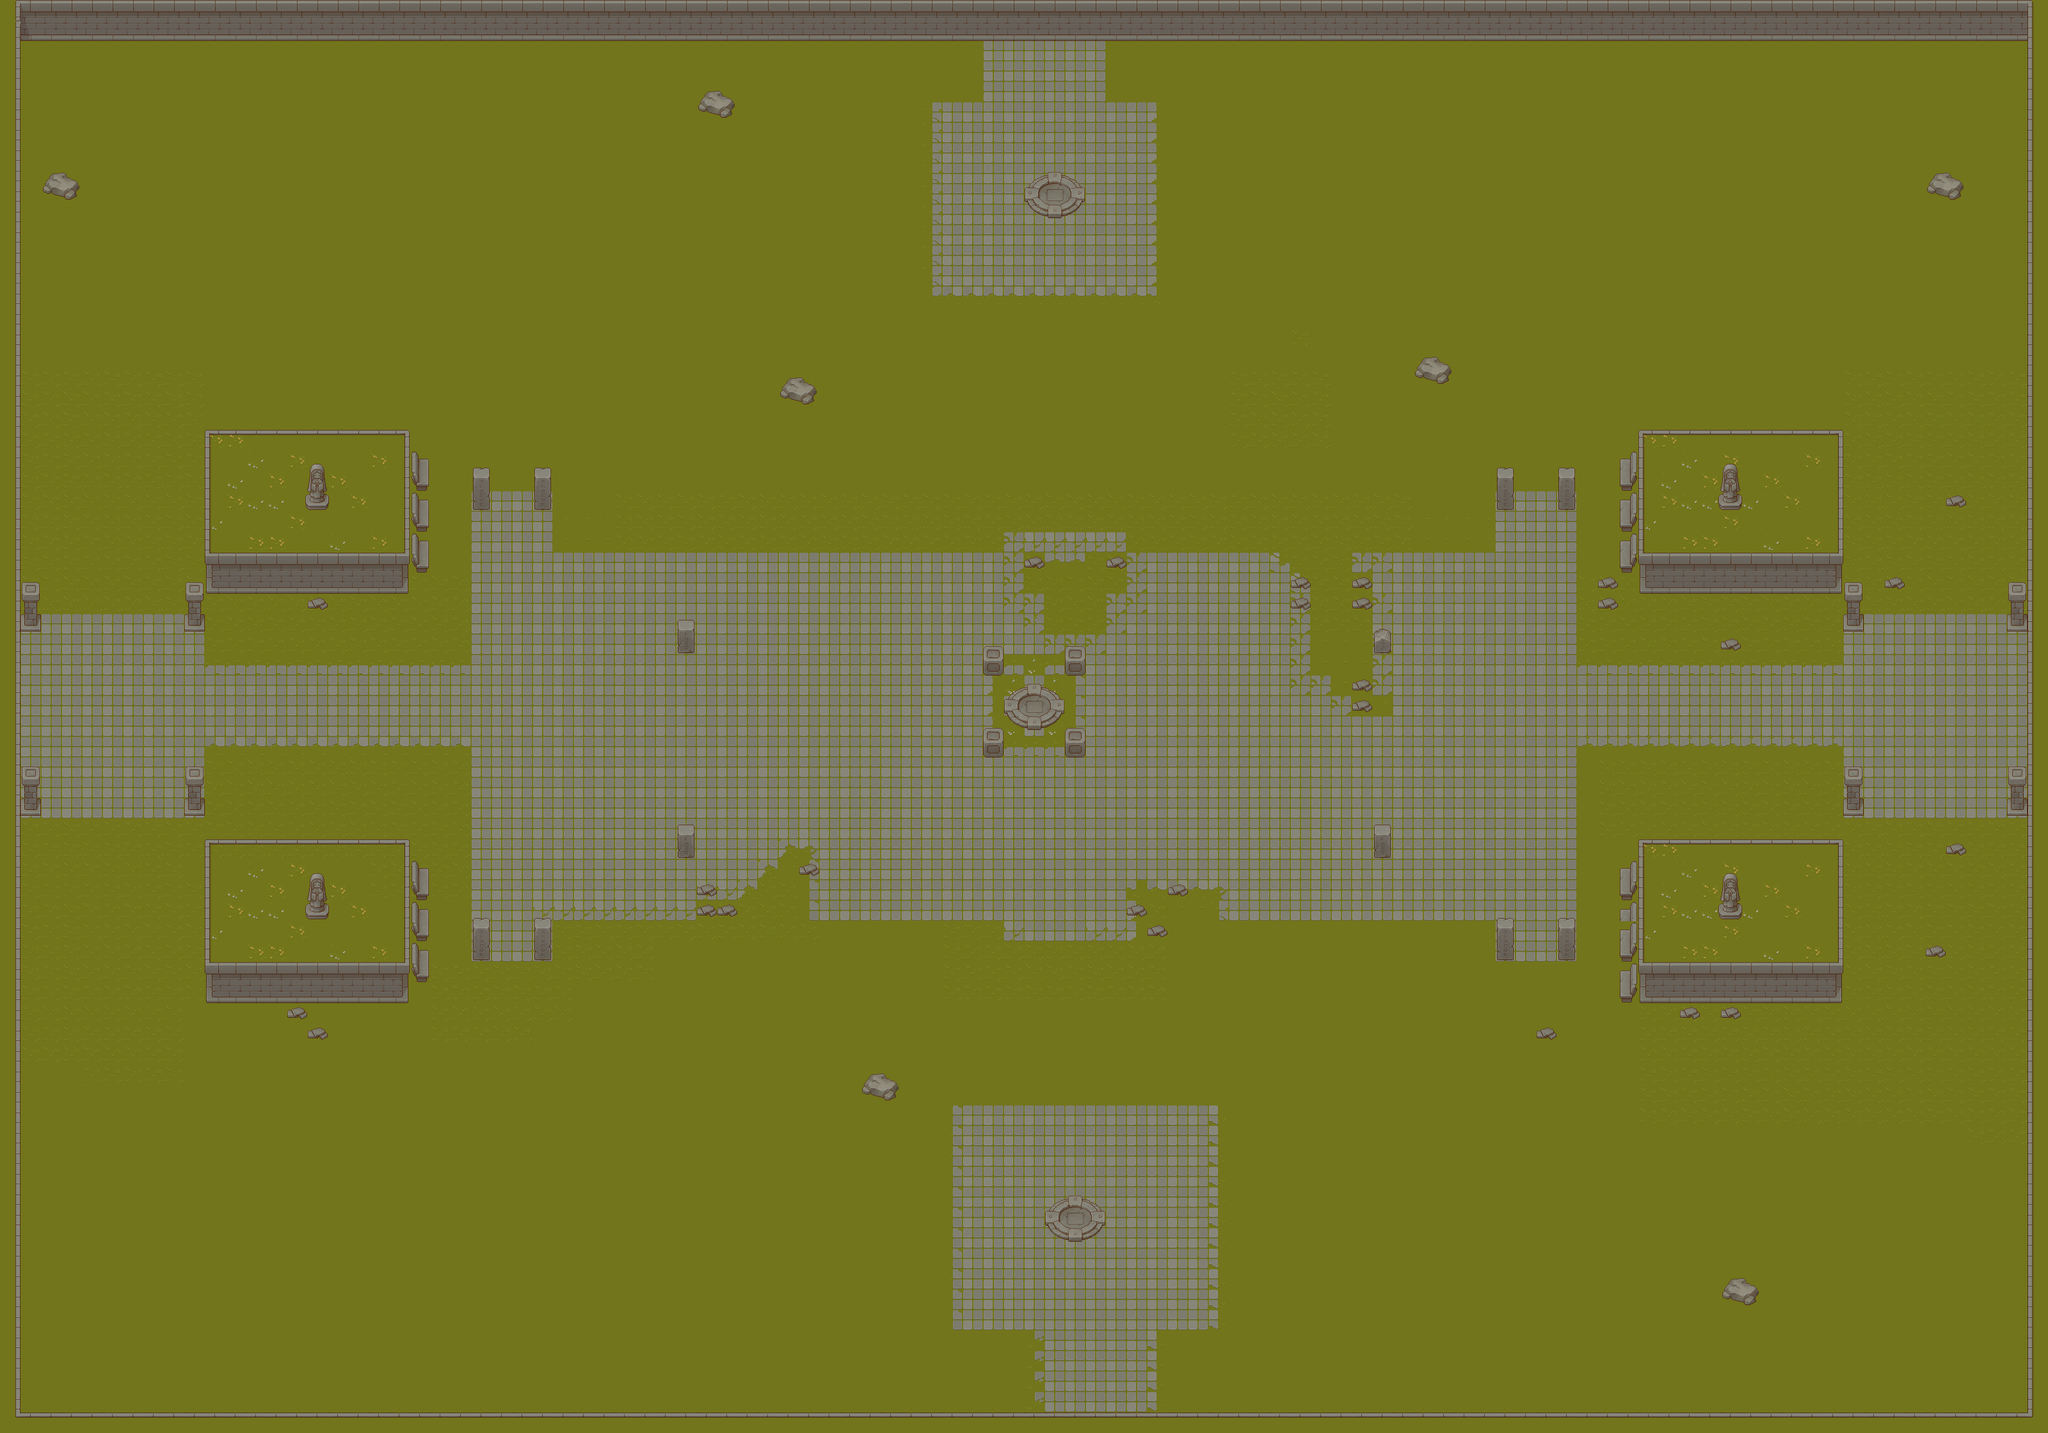

The image is a tile-based game level rendered from a .tmx file. Its description and source (layers, tilesets, objects; grid data summarised) follow:
An orthogonal 100x70 tile map with 32x32 px tiles, 4 tile layers (ground, path, objects, walls), 3 tilesets.

<map version="1.10" tiledversion="1.11.0" orientation="orthogonal" renderorder="right-down" width="100" height="70" tilewidth="32" tileheight="32" infinite="0" nextlayerid="5" nextobjectid="1">
 <tileset firstgid="1" name="grass" tilewidth="32" tileheight="32" tilecount="64" columns="8">
  <image source="assets/Texture/TX Tileset Grass.png" width="256" height="256" />
 </tileset>
 <tileset firstgid="65" name="walls" tilewidth="32" tileheight="32" tilecount="256" columns="16">
  <image source="assets/Texture/TX Tileset Wall.png" width="512" height="512" />
 </tileset>
 <tileset firstgid="321" name="props" tilewidth="32" tileheight="32" tilecount="256" columns="16">
  <image source="assets/Texture/TX Props.png" width="512" height="512" />
 </tileset>
 <layer id="2" name="ground" width="100" height="70">
  <data>[7000 cells, 7000 non-empty, 5 distinct tile ids]</data>
 </layer>
 <layer id="3" name="path" width="100" height="70">
  <data>[7000 cells, 1613 non-empty, 18 distinct tile ids]</data>
 </layer>
 <layer id="4" name="objects" width="100" height="70">
  <data>[7000 cells, 368 non-empty, 50 distinct tile ids]</data>
 </layer>
 <layer id="1" name="walls" width="100" height="70">
  <data>[7000 cells, 434 non-empty, 13 distinct tile ids]</data>
 </layer>
</map>
